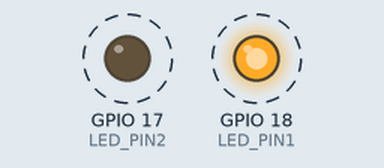
Recording of a program running on a simulated Raspberry Pi (BCM pin numbers). On the bench: output pins drawn as LEDs (lit = HIGH). Dashed ring = blinking.

Above: at 0.5 s.
Timing chart, 0 to 4.6 s (numbered marks = the images above):
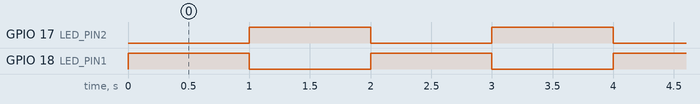

The program:

blink-two-leds.py
```python
# Blinking the LED
import RPi.GPIO as GPIO
import time
GPIO.setmode(GPIO.BCM)
LED_PIN1 = 18
LED_PIN2 = 17
GPIO.setup(LED_PIN1, GPIO.OUT)
GPIO.setup(LED_PIN2, GPIO.OUT)
try:
	while True:
		GPIO.output(LED_PIN1, GPIO.HIGH)
		GPIO.output(LED_PIN2, GPIO.LOW)
		time.sleep(1)
		GPIO.output(LED_PIN1, GPIO.LOW)
		GPIO.output(LED_PIN2, GPIO.HIGH)
		time.sleep(1)
except KeyboardInterrupt:
	GPIO.cleanup()
	exit(0)
```

Measured:
- by itself, GPIO 17 (LED_PIN2), GPIO 18 (LED_PIN1): alternates HIGH for 1.0 s and LOW for 1.0 s
